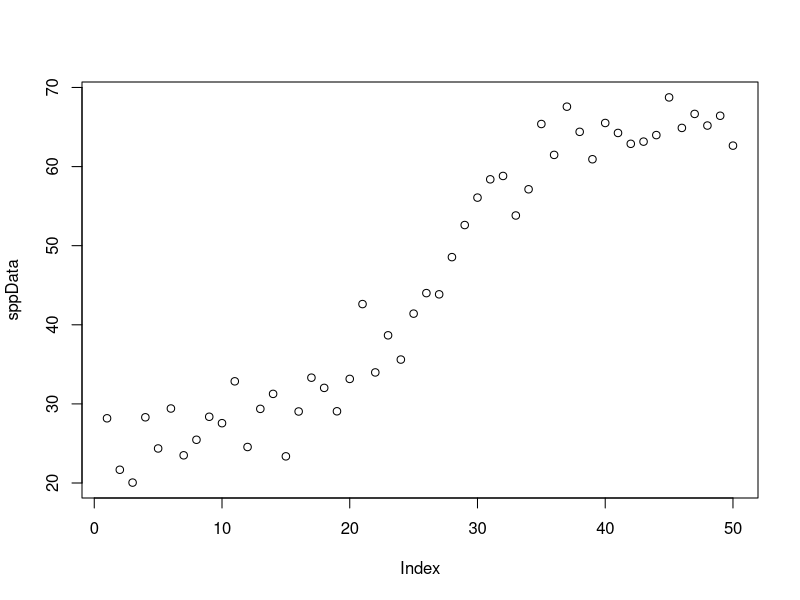

Recreate this plot in R.
### A simulation of changes down a sediment core 

###samples across the record

length.of.record <- 100


###how does the environmental variable change across time?

#type of change (does the environemnt change linearly or in a different pattern - two coded right now)
type <- "linear"
type <- "sigmoid"

#variable to pass to function to change shape of change (0-1)
shape <- 0.5

#variable to determine magnitude of variable (any value)
magnitude <- 100

#a magic sprinkle of random (0->1)
random <- 0.05


#This function returns a vector of size N representing an environmental variable that 
#varies across the space according to type, shape, magnitude and randomness  
SimulateEnv <- function(length.of.record,type,shape,magnitude,random){
  if(type=="linear"){
    envOut <- 1:length.of.record*shape+magnitude
    envOut <- envOut + rnorm(length.of.record,0,random*magnitude)
    return(envOut)
  }else if(type=="sigmoid"){
    envOut <- tanh(seq(-(shape*3),(shape*3),length.out=length.of.record))*magnitude
    envOut <- envOut + rnorm(length.of.record,0,random*max(envOut))
    envOut <- envOut-min(envOut)
    return(envOut)
  }else{stop("Variable type not defined")}
}

###Species

##How much does the environmental variable affect the species count?
strength.of.effect <- 0.8

#How big are the counts of the species across time?
rarity.of.species <- 0.5

#How much does the species randomly disappear across the time series?  
stochastic.of.species <- 0.1


## This function creates a timeseries vector that 
SimulateSpp <- function(length.of.record,strength.of.effect,rarity.of.species,stochastic.of.species,environmental.data){
  #make a little dataframe to catch the result
  output <- rep(0,length.of.record)
  #some initial data from a poisson distribution using the rarity of species parameter as input
  output <- output + rpois(length.of.record,rarity.of.species*100)
  #add in the effect of the env variable
  output <- (output + sum(output)*(environmental.data/sum(environmental.data)*strength.of.effect))/2
  #now we add some random drop outs
  output[rbinom(length.of.record,1,stochastic.of.species)==1] <- 0
  return(output)
  }

envData <- SimulateEnv(length.of.record=50,
                       type="sigmoid",
                       shape=1,
                       magnitude=100,
                       random=0.05)

sppData <- SimulateSpp(length.of.record=50,
                       strength.of.effect=0.8,
                       rarity.of.species=0.5,
                       stochastic.of.species=0.01,
                       environmental.data=envData) 


plot(sppData)







